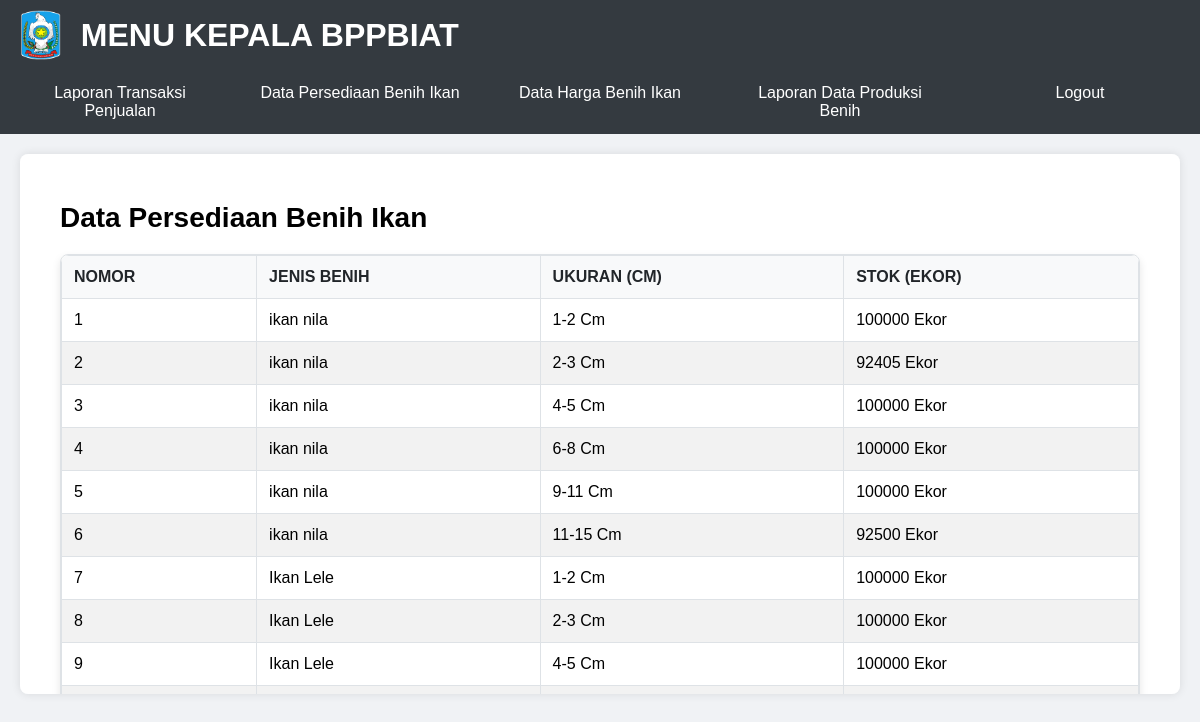
The page /kepala_persediaan.php (signed in) on the database its author committed.
### tables this page shows
CREATE TABLE `data_persediaan` (
  `no` int(11) NOT NULL,
  `jenis_benih` varchar(100) NOT NULL,
  `ukuran` varchar(50) NOT NULL,
  `stok` int(11) DEFAULT 0
);

### kepala_persediaan.php (the view, shortened to what this page needs)
<?php include 'kepala_header.php'; ?>
<div class="main scroll-container">
    <section id="laporan_persediaan" class="main-section active">
            <h2>Data Persediaan Benih Ikan</h2>
            <div class="scrollable-table">
            <table>
                <thead>
                    <tr>
                        <th>Nomor</th>
                        <th>Jenis Benih</th>
                        <th>Ukuran (Cm)</th>
                        <th>Stok (Ekor)</th>
                    </tr>
                </thead>
                <tbody>
                    <?php
                    $servername = "localhost";
                    $username = "root";
                    $password = "";
                    $dbname = "db_persediaan";
                    $conn = new mysqli($servername, $username, $password, $dbname);
                    $sql_persediaan = "SELECT no, jenis_benih, ukuran, stok FROM data_persediaan";
                    $result_persediaan = $conn->query($sql_persediaan);
                    if ($result_persediaan->num_rows > 0) {
                        while($row_persediaan = $result_persediaan->fetch_assoc()) {
                            echo "<tr>";
                            echo "<td>" . $row_persediaan['no'] . "</td>";
                            echo "<td>" . $row_persediaan['jenis_benih'] . "</td>";
                            echo "<td>" . $row_persediaan['ukuran'] . " Cm</td>";
                            echo "<td>" . $row_persediaan['stok'] . " Ekor</td>";
                            echo "</tr>";
                        }
                    } else {
                        echo "<tr><td colspan='3'>Tidak ada data persediaan.</td></tr>";
                    }
                    ?>
                </tbody>
            </table>
            </div>
    </section>
</div>

### style_kepala.css (style rules this page uses)
body { font-family: Arial, sans-serif; margin: 0; padding: 0; background-color: #f0f2f5; }
.main { padding: 20px; background-color: #fff; border-radius: 8px; box-shadow: 0 0 10px rgba(0, 0, 0, 0.1); margin: 20px; }
.main-section { display: none; }
.main-section.active { display: block; }
table { width: 100%; border-collapse: collapse; margin-bottom: 20px; border-radius: 8px; overflow: hidden; box-shadow: 0 4px 8px rgba(0, 0, 0, 0.1); }
th, td { border: 1px solid #dee2e6; padding: 12px; text-align: left; }
th { background-color: #f8f9fa; color: #212529; font-weight: bold; text-transform: uppercase; }
tr:nth-child(even) { background-color: #f2f2f2; }
.scroll-container { max-height: 500px; overflow-y: auto; }

### kepala_persediaan.php (style rules this page uses)
body { font-family: Arial, sans-serif; margin: 0; padding: 0; background-color: #f0f2f5; }
.main { padding: 20px; background-color: #fff; border-radius: 8px; box-shadow: 0 0 10px rgba(0, 0, 0, 0.1); margin: 20px; }
.main-section { display: none; }
.main-section.active { display: block; }
.scrollable-table { max-height: 500px; overflow-y: auto; border: 1px solid #dee2e6; border-radius: 8px; box-shadow: 0 4px 8px rgba(0, 0, 0, 0.1); }
table { width: 100%; border-collapse: collapse; }
th, td { border: 1px solid #dee2e6; padding: 12px; text-align: left; }
th { background-color: #f8f9fa; color: #212529; font-weight: bold; text-transform: uppercase; }
tr:nth-child(even) { background-color: #f2f2f2; }
.scroll-container { max-height: 500px; overflow-y: auto; }
.main-section { padding: 5px 20px; text-align: left; animation: fadeIn 1s ease-in-out; }
.main-section h2 { font-size: 28px; margin-bottom: 20px; }

### rows shown on the page
data_persediaan: no "1", jenis_benih "ikan nila", ukuran "1-2", stok "100000"
data_persediaan: no "2", jenis_benih "ikan nila", ukuran "2-3", stok "92405"
data_persediaan: no "3", jenis_benih "ikan nila", ukuran "4-5", stok "100000"
data_persediaan: no "4", jenis_benih "ikan nila", ukuran "6-8", stok "100000"
data_persediaan: no "5", jenis_benih "ikan nila", ukuran "9-11", stok "100000"
data_persediaan: no "6", jenis_benih "ikan nila", ukuran "11-15", stok "92500"
data_persediaan: no "7", jenis_benih "Ikan Lele", ukuran "1-2", stok "100000"
data_persediaan: no "8", jenis_benih "Ikan Lele", ukuran "2-3", stok "100000"
data_persediaan: no "9", jenis_benih "Ikan Lele", ukuran "4-5", stok "100000"
